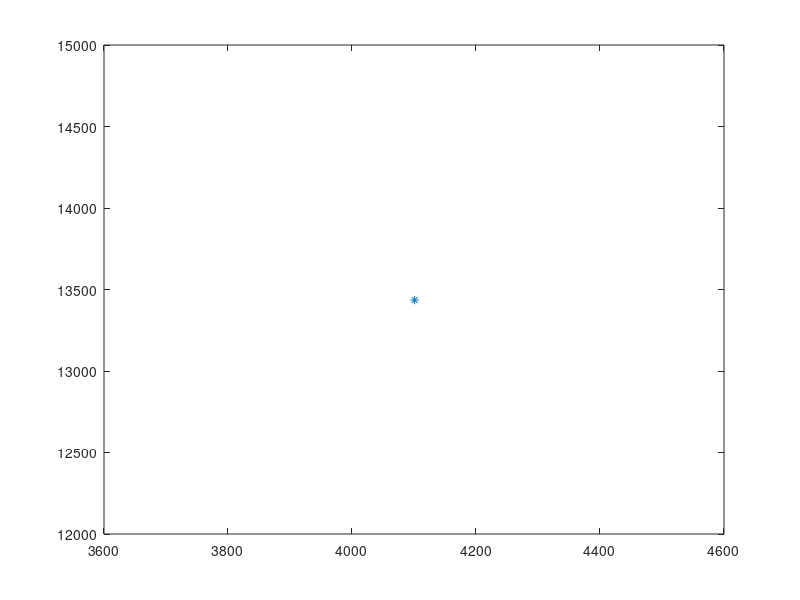

Recreate this plot in MATLAB. (Note: this script raises an error after producing the figure.)

clc
clear
close all
c = 3e8;
N=8; % #BS
bias = 5/100; %percentage
error_thres = 1e-9;
grid_boun = 20000;
cell_rad = grid_boun/N;
X=zeros(1,N);
Y=zeros(1,N);
X(1)=0;
Y(1)=0;
X(2)=200;
Y(2)=200;
num_iter = 5e5;
disp('init BS');
for ii= 2:N
   temp_x = randsrc(1,1,0:grid_boun);
   temp_y = randsrc(1,1,0:grid_boun);
   
   while(sqrt((temp_y)-Y(ii-1))^2 + (temp_x-X(ii-1))^2)<2*cell_rad
          temp_x = randsrc(1,1,0:grid_boun);
          temp_y = randsrc(1,1,0:grid_boun);
   end
   
   X(ii) = temp_x; % x coordinates of BS
   Y(ii) = temp_y; % y coordinates of BS
end
disp('init BS done');
TOA = zeros(1,N);
MS_x = randsrc(1,1,0:grid_boun);
MS_y = randsrc(1,1,0:grid_boun);
MS_tau = 5; 
del_F = 1000;
x = randsrc(1,1,0:grid_boun);%MS_x*(1+bias*rand);
y = randsrc(1,1,0:grid_boun);%MS_y*(1+bias*rand);
tau = MS_tau*(1+bias*rand);
X_next = zeros(1,3);
X_curr = [x;y;tau];
X_actual = [MS_x;MS_y;MS_tau];
for ii=1:N
    TOA(ii) = tau+(1+bias*rand)*sqrt((MS_x-X(ii))^2 + (MS_y-Y(ii))^2)/c;
end
learn_rate = [1e-2 0 0;0 1e-2 0;0 0 1.3e-18];
plot(MS_x,MS_y,"*");
hold on 
plot(X,Y,"O");
iter = 0;

while norm(del_F) > error_thres && iter <= num_iter
    iter = iter+1;
    del_F = F(c,N,X,Y,TOA,X_curr(1),X_curr(2),X_curr(3));
    %learn_rate = [1e-2/del_F(1) 0 0;0 1e-2/del_F(2) 0;0 0 0];    
    delf_f(iter) = norm(del_F); 
    X_next = X_curr - learn_rate*del_F;
    X_curr = X_next;
    pos_est_x(iter) = X_curr(1);
    pos_est_y(iter) = X_curr(2);

    if mod(iter,100000)==0
        fprintf('gradient = [%d  %d  %d]  \n',del_F);
        fprintf('step = [%d  %d  %d]  \n', learn_rate*del_F);     
    end
end
plot(X_curr(1),X_curr(2),"d");
plot(pos_est_x,pos_est_y,'r');
hold off
xlabel('x-coordinates (mtr)');
ylabel('y-coordinates (mtr)');
title('MAP');
legend('true MS pos','BS pos','estimated MS pos','estimate trace path');
fprintf('gradient = [%d  %d  %d]  \n',del_F);
fprintf('X_actual = [%d  %d  %d]  \n',X_actual);
fprintf('X_curr = [%d  %d  %d]  \n',X_curr);
fprintf('current iterataion = %d \n',iter);
figure
plot(delf_f)
xlabel('iteration');
ylabel('||gradient||');
title('gradient');
pos_err = rmse(X_curr,X_actual);
fprintf('position error = %d \n',pos_err);

function del_F = F(c,N,X,Y,TOA,x,y,tau)
% overall cost function
% x, y and tau are current iteration estimates 
    f = @(ii,x,y,tau)(c*(TOA(ii)-tau)-sqrt((X(ii)-x)^2 + (Y(ii)-y)^2)); % cost function for one BS
    row1 = 0;
    row2=0;
    row3=0;
    alpha = ones(1,N);
    for ii=1:N
        row1 = row1+2*(alpha(ii)^2)*f(ii,x,y,tau)*((X(ii)-x))/sqrt((X(ii)-x)^2 + (Y(ii)-y)^2);
        row2 = row2+2*(alpha(ii)^2)*f(ii,x,y,tau)*((Y(ii)-y))/sqrt((X(ii)-x)^2 + (Y(ii)-y)^2);
        row3 = row3-2*c*f(ii,x,y,tau)*(alpha(ii)^2);
    end
    del_F = [row1;row2;row3];
    
end
